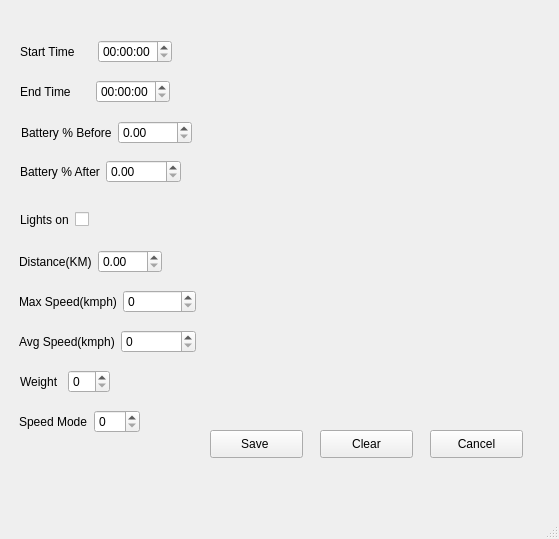
<?xml version="1.0" encoding="UTF-8"?>
<ui version="4.0">
 <class>newRecordWindow</class>
 <widget class="QMainWindow" name="newRecordWindow">
  <property name="geometry">
   <rect>
    <x>0</x>
    <y>0</y>
    <width>559</width>
    <height>539</height>
   </rect>
  </property>
  <property name="windowTitle">
   <string>MainWindow</string>
  </property>
  <widget class="QWidget" name="centralwidget">
   <widget class="QWidget" name="layoutWidget">
    <property name="geometry">
     <rect>
      <x>20</x>
      <y>160</y>
      <width>161</width>
      <height>24</height>
     </rect>
    </property>
    <layout class="QHBoxLayout" name="horizontalLayout_8">
     <item>
      <widget class="QLabel" name="batteryAfterLabel">
       <property name="text">
        <string>Battery % After</string>
       </property>
       <property name="alignment">
        <set>Qt::AlignJustify|Qt::AlignVCenter</set>
       </property>
      </widget>
     </item>
     <item>
      <widget class="QDoubleSpinBox" name="batteryAfterDoubleSpinBox"/>
     </item>
    </layout>
   </widget>
   <widget class="QWidget" name="layoutWidget_2">
    <property name="geometry">
     <rect>
      <x>19</x>
      <y>290</y>
      <width>177</width>
      <height>24</height>
     </rect>
    </property>
    <layout class="QHBoxLayout" name="horizontalLayout_9">
     <item>
      <widget class="QLabel" name="maxSpeedLabel">
       <property name="text">
        <string>Max Speed(kmph)</string>
       </property>
      </widget>
     </item>
     <item>
      <widget class="QSpinBox" name="maxSpeedSpinBox"/>
     </item>
    </layout>
   </widget>
   <widget class="QWidget" name="layoutWidget_3">
    <property name="geometry">
     <rect>
      <x>19</x>
      <y>330</y>
      <width>177</width>
      <height>24</height>
     </rect>
    </property>
    <layout class="QHBoxLayout" name="horizontalLayout_10">
     <item>
      <widget class="QLabel" name="avgSpeedLabel">
       <property name="text">
        <string>Avg Speed(kmph)</string>
       </property>
      </widget>
     </item>
     <item>
      <widget class="QSpinBox" name="avgSpeedSpinBox"/>
     </item>
    </layout>
   </widget>
   <widget class="QWidget" name="layoutWidget_4">
    <property name="geometry">
     <rect>
      <x>19</x>
      <y>410</y>
      <width>121</width>
      <height>24</height>
     </rect>
    </property>
    <layout class="QHBoxLayout" name="horizontalLayout_11">
     <item>
      <widget class="QLabel" name="speedModeLabel">
       <property name="text">
        <string>Speed Mode</string>
       </property>
      </widget>
     </item>
     <item>
      <widget class="QSpinBox" name="speedModeSpinBox"/>
     </item>
    </layout>
   </widget>
   <widget class="QWidget" name="layoutWidget">
    <property name="geometry">
     <rect>
      <x>20</x>
      <y>40</y>
      <width>152</width>
      <height>24</height>
     </rect>
    </property>
    <layout class="QHBoxLayout" name="horizontalLayout">
     <item>
      <widget class="QLabel" name="startTimeLabel">
       <property name="text">
        <string>Start Time</string>
       </property>
      </widget>
     </item>
     <item>
      <widget class="QTimeEdit" name="startTimeEdit">
       <property name="displayFormat">
        <string>hh:mm:ss</string>
       </property>
      </widget>
     </item>
    </layout>
   </widget>
   <widget class="QWidget" name="layoutWidget">
    <property name="geometry">
     <rect>
      <x>20</x>
      <y>80</y>
      <width>150</width>
      <height>24</height>
     </rect>
    </property>
    <layout class="QHBoxLayout" name="horizontalLayout_2">
     <item>
      <widget class="QLabel" name="endTimeLabel">
       <property name="text">
        <string>End Time</string>
       </property>
      </widget>
     </item>
     <item>
      <widget class="QTimeEdit" name="endTimeEdit">
       <property name="displayFormat">
        <string>hh:mm:ss</string>
       </property>
      </widget>
     </item>
    </layout>
   </widget>
   <widget class="QWidget" name="layoutWidget">
    <property name="geometry">
     <rect>
      <x>19</x>
      <y>250</y>
      <width>143</width>
      <height>24</height>
     </rect>
    </property>
    <layout class="QHBoxLayout" name="horizontalLayout_7">
     <item>
      <widget class="QLabel" name="distanceLabel">
       <property name="text">
        <string>Distance(KM)</string>
       </property>
      </widget>
     </item>
     <item>
      <widget class="QDoubleSpinBox" name="distanceDoubleSpinBox"/>
     </item>
    </layout>
   </widget>
   <widget class="QWidget" name="layoutWidget">
    <property name="geometry">
     <rect>
      <x>21</x>
      <y>121</y>
      <width>171</width>
      <height>24</height>
     </rect>
    </property>
    <layout class="QHBoxLayout" name="horizontalLayout_3">
     <item>
      <widget class="QLabel" name="batteryBeforeLabel">
       <property name="text">
        <string>Battery % Before</string>
       </property>
       <property name="alignment">
        <set>Qt::AlignJustify|Qt::AlignVCenter</set>
       </property>
      </widget>
     </item>
     <item>
      <widget class="QDoubleSpinBox" name="batteryBeforeDoubleSpinBox"/>
     </item>
    </layout>
   </widget>
   <widget class="QWidget" name="layoutWidget">
    <property name="geometry">
     <rect>
      <x>20</x>
      <y>370</y>
      <width>90</width>
      <height>24</height>
     </rect>
    </property>
    <layout class="QHBoxLayout" name="horizontalLayout_5">
     <item>
      <widget class="QLabel" name="weightLabel">
       <property name="text">
        <string>Weight</string>
       </property>
      </widget>
     </item>
     <item>
      <widget class="QSpinBox" name="weightSpinBox"/>
     </item>
    </layout>
   </widget>
   <widget class="QWidget" name="layoutWidget">
    <property name="geometry">
     <rect>
      <x>20</x>
      <y>211</y>
      <width>75</width>
      <height>18</height>
     </rect>
    </property>
    <layout class="QHBoxLayout" name="horizontalLayout_6">
     <item>
      <widget class="QLabel" name="lightOnLabel">
       <property name="text">
        <string>Lights on</string>
       </property>
      </widget>
     </item>
     <item>
      <widget class="QCheckBox" name="lightsOnCheckBox">
       <property name="text">
        <string/>
       </property>
      </widget>
     </item>
    </layout>
   </widget>
   <widget class="QPushButton" name="saveRecordButton">
    <property name="geometry">
     <rect>
      <x>210</x>
      <y>430</y>
      <width>93</width>
      <height>28</height>
     </rect>
    </property>
    <property name="text">
     <string>Save </string>
    </property>
   </widget>
   <widget class="QPushButton" name="clearPushButton">
    <property name="geometry">
     <rect>
      <x>320</x>
      <y>430</y>
      <width>93</width>
      <height>28</height>
     </rect>
    </property>
    <property name="text">
     <string>Clear</string>
    </property>
   </widget>
   <widget class="QPushButton" name="cancelPushButton">
    <property name="geometry">
     <rect>
      <x>430</x>
      <y>430</y>
      <width>93</width>
      <height>28</height>
     </rect>
    </property>
    <property name="text">
     <string>Cancel</string>
    </property>
   </widget>
  </widget>
  <widget class="QMenuBar" name="menubar">
   <property name="geometry">
    <rect>
     <x>0</x>
     <y>0</y>
     <width>559</width>
     <height>26</height>
    </rect>
   </property>
  </widget>
  <widget class="QStatusBar" name="statusbar"/>
 </widget>
 <resources/>
 <connections/>
</ui>
